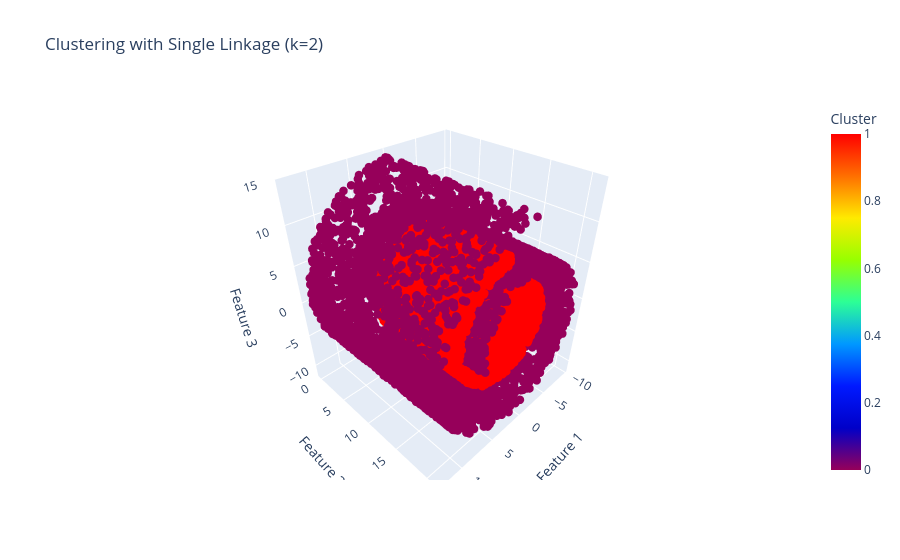
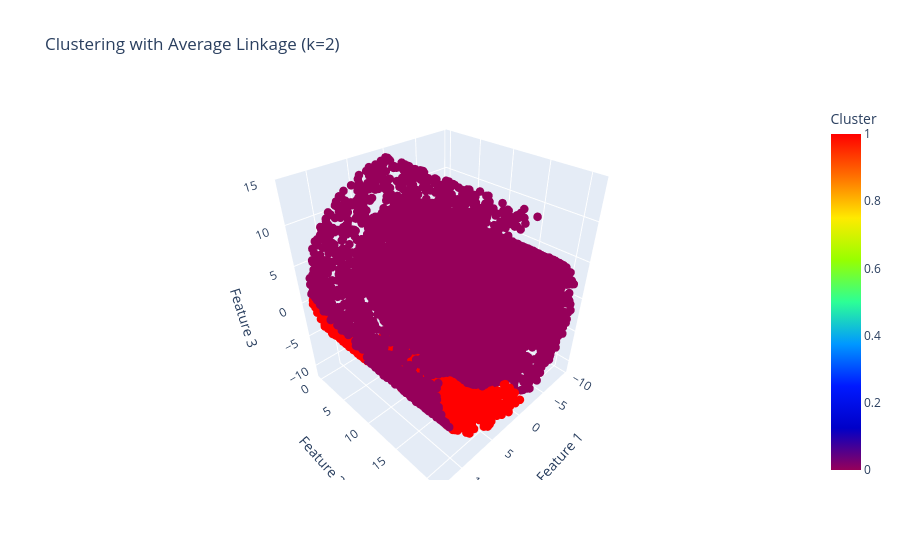

Here is the notebook cell these charts were saved with, in order:
### Code cell
import plotly.express as px

# Function to plot 3D clustering results interactively using Plotly
def plot_3d_clustering_interactive(data, labels, title):
    # Create a DataFrame for Plotly
    df = pd.DataFrame(data, columns=['Feature 1', 'Feature 2', 'Feature 3'])
    df['Cluster'] = labels  # Add cluster labels to the DataFrame
    
    # Create an interactive 3D scatter plot
    fig = px.scatter_3d(df, x='Feature 1', y='Feature 2', z='Feature 3', color='Cluster',
                        title=title, color_continuous_scale='rainbow')
    fig.update_traces(marker=dict(size=5))  # Adjust marker size
    fig.show()

# Plot clustering results for single linkage
plot_3d_clustering_interactive(dataset2, labels_single, f'Clustering with Single Linkage (k={optimal_k_single})')

# Plot clustering results for average linkage
plot_3d_clustering_interactive(dataset2, labels_average, f'Clustering with Average Linkage (k={optimal_k_average})')

### Figure 1 — Plotly figure (JSON) as saved in the notebook; plotly's stock layout.template omitted (floating-point values rounded to 4 significant figures; data arrays with more than 128 entries replaced by an {"elided": "..."} marker saying what was removed)
{"data": [{"hovertemplate": "Feature 1=%{x}<br>Feature 2=%{y}<br>Feature 3=%{z}<br>Cluster=%{marker.color}<extra></extra>", "legendgroup": "", "marker": {"color": {"elided": "14801 int values"}, "coloraxis": "coloraxis", "size": 5, "symbol": "circle"}, "mode": "markers", "name": "", "scene": "scene", "showlegend": false, "type": "scatter3d", "x": {"elided": "14801 float values"}, "y": {"elided": "14801 float values"}, "z": {"elided": "14801 float values"}}], "layout": {"coloraxis": {"colorbar": {"title": {"text": "Cluster"}}, "colorscale": [[0, "rgb(150,0,90)"], [0.125, "rgb(0,0,200)"], [0.25, "rgb(0,25,255)"], [0.375, "rgb(0,152,255)"], [0.5, "rgb(44,255,150)"], [0.625, "rgb(151,255,0)"], [0.75, "rgb(255,234,0)"], [0.875, "rgb(255,111,0)"], [1, "rgb(255,0,0)"]]}, "legend": {"tracegroupgap": 0}, "scene": {"domain": {"x": [0, 1], "y": [0, 1]}, "xaxis": {"title": {"text": "Feature 1"}}, "yaxis": {"title": {"text": "Feature 2"}}, "zaxis": {"title": {"text": "Feature 3"}}}, "title": {"text": "Clustering with Single Linkage (k=2)"}}}

### Figure 2 — Plotly figure (JSON) as saved in the notebook; plotly's stock layout.template omitted (floating-point values rounded to 4 significant figures; data arrays with more than 128 entries replaced by an {"elided": "..."} marker saying what was removed)
{"data": [{"hovertemplate": "Feature 1=%{x}<br>Feature 2=%{y}<br>Feature 3=%{z}<br>Cluster=%{marker.color}<extra></extra>", "legendgroup": "", "marker": {"color": {"elided": "14801 int values"}, "coloraxis": "coloraxis", "size": 5, "symbol": "circle"}, "mode": "markers", "name": "", "scene": "scene", "showlegend": false, "type": "scatter3d", "x": {"elided": "14801 float values"}, "y": {"elided": "14801 float values"}, "z": {"elided": "14801 float values"}}], "layout": {"coloraxis": {"colorbar": {"title": {"text": "Cluster"}}, "colorscale": [[0, "rgb(150,0,90)"], [0.125, "rgb(0,0,200)"], [0.25, "rgb(0,25,255)"], [0.375, "rgb(0,152,255)"], [0.5, "rgb(44,255,150)"], [0.625, "rgb(151,255,0)"], [0.75, "rgb(255,234,0)"], [0.875, "rgb(255,111,0)"], [1, "rgb(255,0,0)"]]}, "legend": {"tracegroupgap": 0}, "scene": {"domain": {"x": [0, 1], "y": [0, 1]}, "xaxis": {"title": {"text": "Feature 1"}}, "yaxis": {"title": {"text": "Feature 2"}}, "zaxis": {"title": {"text": "Feature 3"}}}, "title": {"text": "Clustering with Average Linkage (k=2)"}}}
